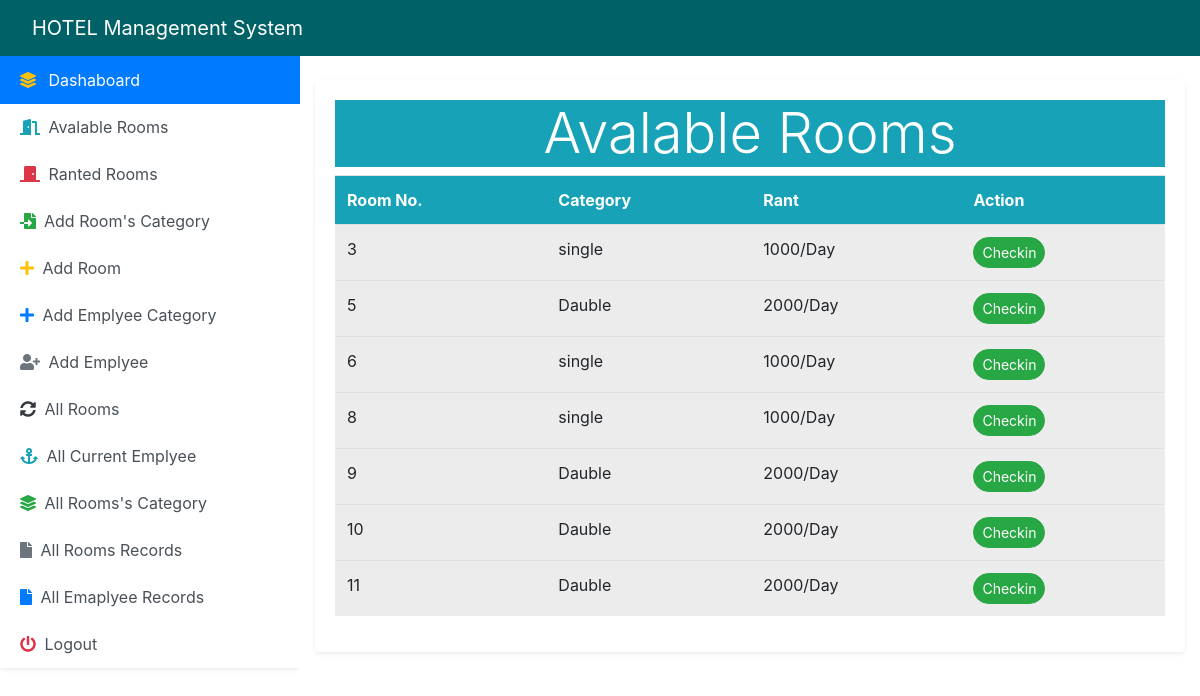
Screenshot of /avalablesingleroom (signed in) with the database file from the repository.
### hotelwork/models.py (models this page shows, shortened)
class Rooms(models.Model):
    room_id = models.AutoField(primary_key=True)
    room_status = models.BooleanField(default=False)
    category = models.ForeignKey(Category,on_delete=models.CASCADE)

class Category(models.Model):
    category_id = models.AutoField(primary_key=True)
    title = models.CharField(max_length=200)
    rant = models.IntegerField()

### hotelwork/views.py (the view)
# urls.py: path('avalablesingleroom',AvalableRooms.as_view(),name ='avalablerooms'),
class AvalableRooms(View):
    def get(self,request,*args,**kwargs):
        if not request.session.has_key('login'):
            return redirect('login')
        room = Rooms.objects.filter(room_status=False)
        context = {"avalableroom":room}
        return render(request,'maneeger/avalablerooms.html',context)

### templates/maneeger/avalablerooms.html
{% extends 'maneeger/base.html' %}
{% block content %}
<div class="container-fluid mt-4">
<div class="row">
    <div class="col-lg-12">
        <div class="card border-0 shadow-sm">
            <div class="card-body">
                <table class="table table-active table-hover">
                    <h4 class="display-4 text-center bg-info text-white">Avalable Rooms</h4>
                    <tr class="bg-info text-white">
                        <th>Room No.</th>
                        <th>Category</th>
                        <th>Rant</th>
                        <th>Action</th>
                    </tr>
                    {% for foo in avalableroom %}
                    <tr>
                        <td>{{ foo.room_id }}</td>
                        <td>{{ foo.category.title }}</td>
                        <td>{{ foo.category.rant }}/Day</td>
                        <td><a href="{% url 'checkinuser' foo.room_id %}" class="btn btn-success btn-sm" style="border-radius:20px">Checkin</a></td>
                    </tr>
                    {% endfor %}
                </table>
            </div>
        </div>
    </div>
</div>
</div>
{% endblock %}

### rows the page displays
Rooms: room_id "3", category "single", category.rant "1000"
Rooms: room_id "5", category "Dauble", category.rant "2000"
Rooms: room_id "6", category "single", category.rant "1000"
Rooms: room_id "8", category "single", category.rant "1000"
Rooms: room_id "9", category "Dauble", category.rant "2000"
Rooms: room_id "10", category "Dauble", category.rant "2000"
Rooms: room_id "11", category "Dauble", category.rant "2000"
